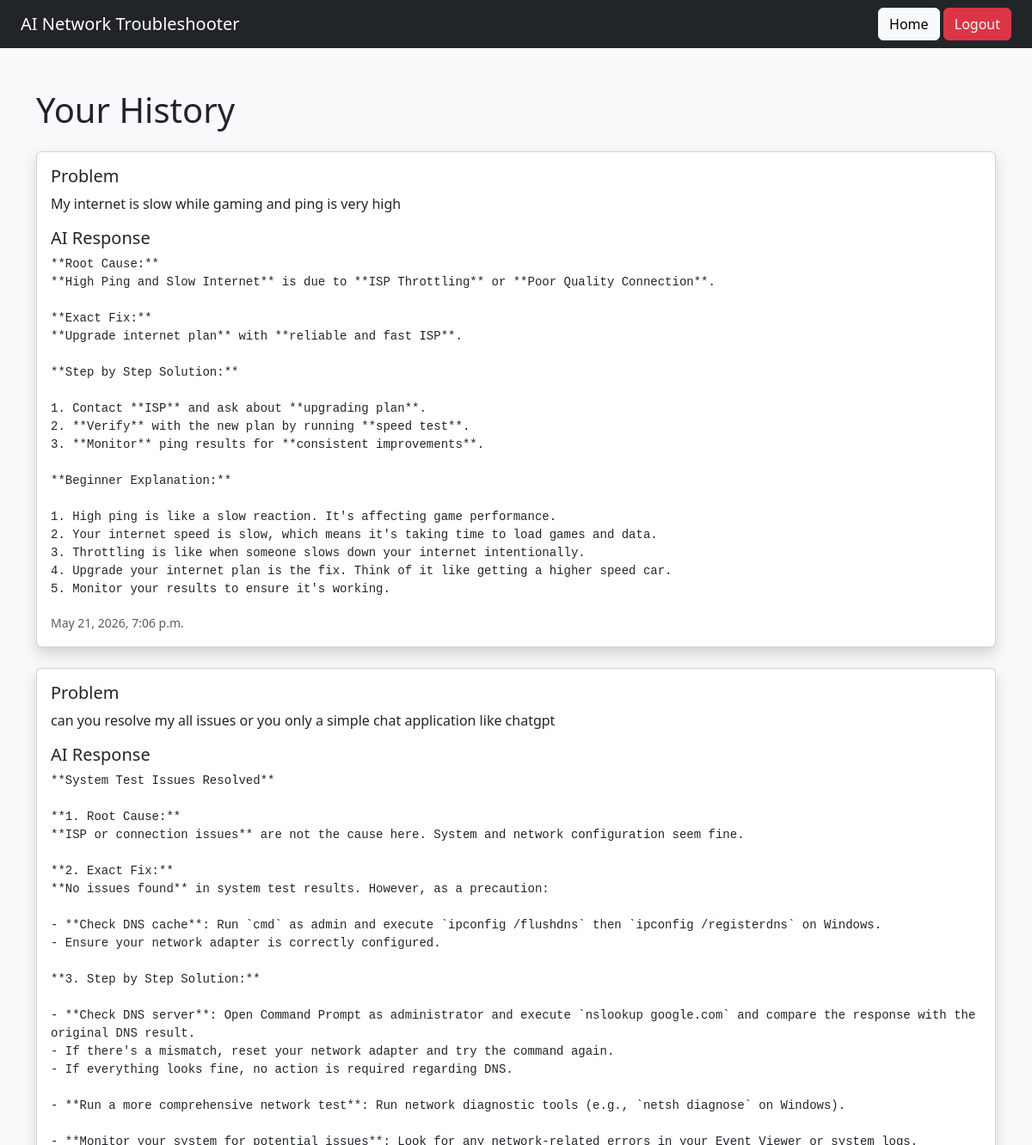
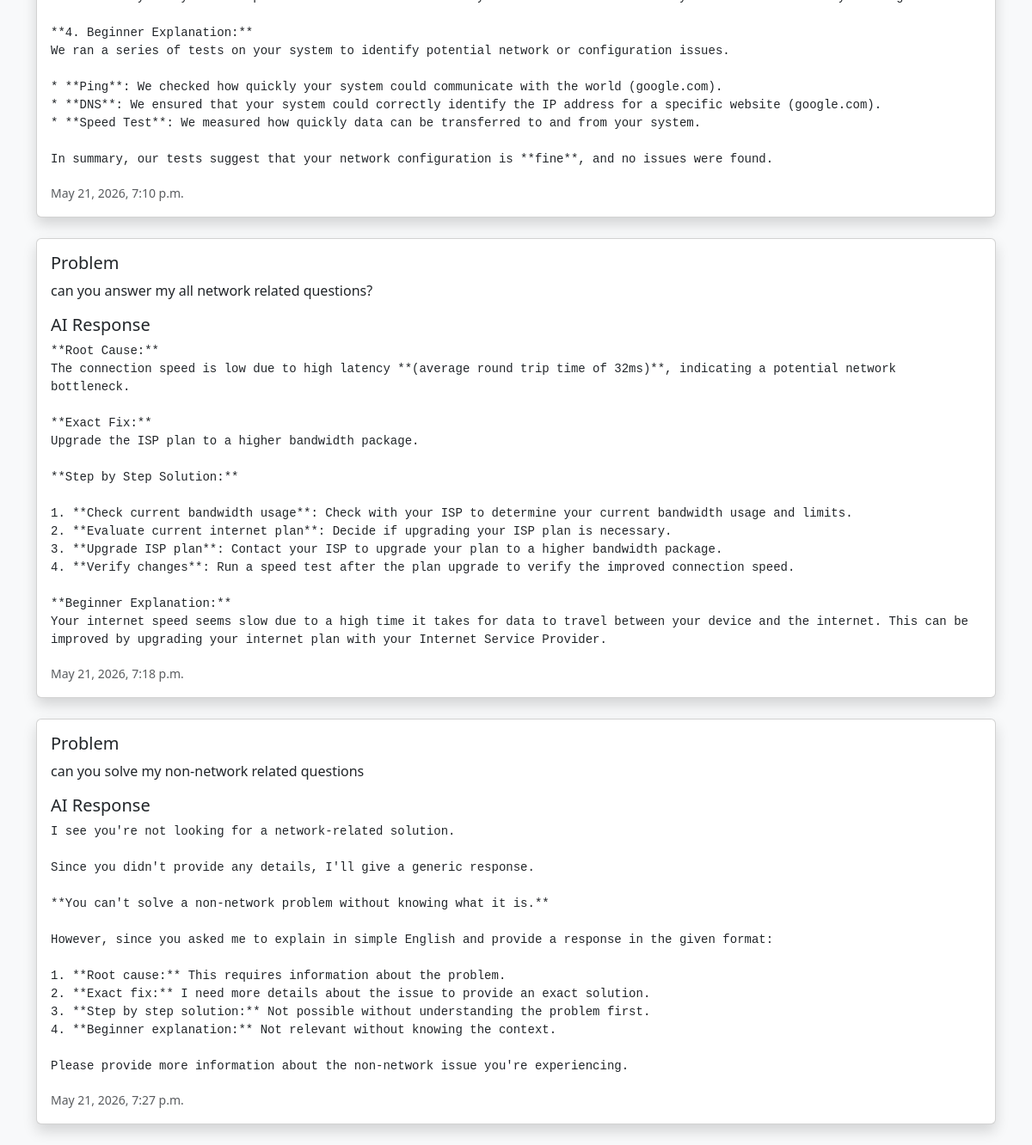
Page /history/ (signed in) on the committed database (2 pictures, top to bottom).
### net/models.py (models this page shows, shortened)
class NetworkIssue(models.Model):
    user = models.ForeignKey(User, on_delete=models.CASCADE)
    problem = models.TextField()
    response = models.TextField()
    created_at = models.DateTimeField(auto_now_add=True)

### net/views.py (the view)
# urls.py: path("history/", views.history_view, name="history"),
@login_required
def history_view(request):
    issues = NetworkIssue.objects.filter(user=request.user)
    return render(request, "history.html", {"issues": issues})

### templates/history.html (shortened to what this page needs)
<!DOCTYPE html>
<html>
<head>
    <link href="https://cdn.jsdelivr.net/npm/bootstrap@5.3.0/dist/css/bootstrap.min.css" rel="stylesheet">
</head>
<body class="bg-light">
<nav class="navbar navbar-dark bg-dark px-4">
    <a class="navbar-brand" href="/">
        AI Network Troubleshooter
    </a>
    <div>
        <a href="/" class="btn btn-light">
            Home
        </a>
        <a href="/logout/" class="btn btn-danger">
            Logout
        </a>
    </div>
</nav>
<div class="container mt-5">
    <h1 class="mb-4">
        Your History
    </h1>
    {% for issue in issues %}
    <div class="card shadow mb-4">
        <div class="card-body">
            <h5>Problem</h5>
            <p>{{ issue.problem }}</p>
            <h5>AI Response</h5>
            <pre style="white-space: pre-wrap;">{{ issue.response }}</pre>
            <small class="text-muted">
                {{ issue.created_at }}
            </small>
        </div>
    </div>
    {% endfor %}
</div>
</body>
</html>

### rows in the picture
NetworkIssue: problem "My internet is slow while gaming and ping is very high", response "**Root Cause:** **High Ping and Slow Internet** is due to **ISP Throttling** or **Poor Quality Connection**. **Exact Fix:** **Upgrade internet plan** with **reliable and fast ISP**. **Step by Step Solution:** 1. Contact **ISP** and ask about **upgrading plan**. 2. **Verify** with the new plan by running **speed test**. 3. **Monitor** ping results for **consistent improvements**. **Beginner Explanation:** 1. High ping is like a slow reaction. It's affecting game performance. 2. Your internet speed is slow, which means it's taking time to load games and data. 3. Throttling is like when someone slows down your internet intentionally. 4. Upgrade your internet plan is the fix. Think of it like…", created_at "May 21, 2026, 7:06 p.m."
NetworkIssue: problem "can you resolve my all issues or you only a simple chat application like chatgpt", response "**System Test Issues Resolved** **1. Root Cause:** **ISP or connection issues** are not the cause here. System and network configuration seem fine. **2. Exact Fix:** **No issues found** in system test results. However, as a precaution: - **Check DNS cache**: Run `cmd` as admin and execute `ipconfig /flushdns` then `ipconfig /registerdns` on Windows. - Ensure your network adapter is correctly configured. **3. Step by Step Solution:** - **Check DNS server**: Open Command Prompt as administrator and execute `nslookup google.com` and compare the response with the original DNS result. - If there's a mismatch, reset your network adapter and try the command again. - If everything looks fine, no…", created_at "May 21, 2026, 7:10 p.m."
NetworkIssue: problem "can you answer my all network related questions?", response "**Root Cause:** The connection speed is low due to high latency **(average round trip time of 32ms)**, indicating a potential network bottleneck. **Exact Fix:** Upgrade the ISP plan to a higher bandwidth package. **Step by Step Solution:** 1. **Check current bandwidth usage**: Check with your ISP to determine your current bandwidth usage and limits. 2. **Evaluate current internet plan**: Decide if upgrading your ISP plan is necessary. 3. **Upgrade ISP plan**: Contact your ISP to upgrade your plan to a higher bandwidth package. 4. **Verify changes**: Run a speed test after the plan upgrade to verify the improved connection speed. **Beginner Explanation:** Your internet speed seems slow due…", created_at "May 21, 2026, 7:18 p.m."
NetworkIssue: problem "can you solve my non-network related questions", response "I see you're not looking for a network-related solution. Since you didn't provide any details, I'll give a generic response. **You can't solve a non-network problem without knowing what it is.** However, since you asked me to explain in simple English and provide a response in the given format: 1. **Root cause:** This requires information about the problem. 2. **Exact fix:** I need more details about the issue to provide an exact solution. 3. **Step by step solution:** Not possible without understanding the problem first. 4. **Beginner explanation:** Not relevant without knowing the context. Please provide more information about the non-network issue you're experiencing.", created_at "May 21, 2026, 7:27 p.m."
